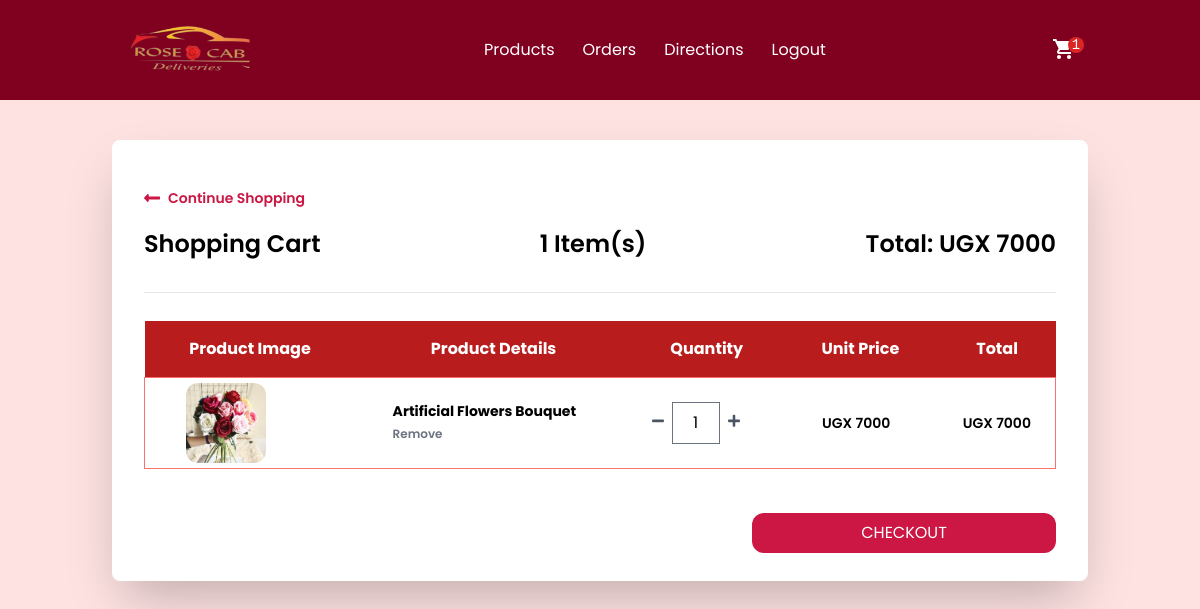
/cart/ (signed in), run on the app's committed database.
### order/models.py (models this page shows, shortened)
class Order(models.Model):
    PAYMENT_CHOICES = (("cash", "cash"), ("online", "online"))
    DELIVERY_CHOICES = (("delivery", "delivery"), ("carryout", "carryout"))
    transaction_id = models.UUIDField(
        primary_key=True, default=uuid.uuid4, editable=True
    )
    customer = models.ForeignKey(Customer, on_delete=models.CASCADE)
    STATUS =(
        ('Pending','Pending'),
        ('Order Confirmed','Order Confirmed'),
        ('Out for Delivery','Out for Delivery'),
        ('Delivered','Delivered'),
    )
    status=models.CharField(max_length=50,null=True,choices=STATUS,default='Pending')
    date_ordered = models.DateTimeField(auto_now_add=True)
    date_modified = models.DateTimeField(auto_now=True)
    complete = models.BooleanField(default=False)
    date_completed = models.DateTimeField(null=True, blank=True)
    paid = models.BooleanField(default=False)
    payment_method = models.CharField(max_length=10, choices=PAYMENT_CHOICES)
    delivery_method = models.CharField(max_length=10, choices=DELIVERY_CHOICES)
    shipping = models.ForeignKey(
        "ShippingAddress", on_delete=models.SET_NULL, blank=True, null=True
    )
    pickup = models.ForeignKey(
        "PickUpDetail", on_delete=models.SET_NULL, blank=True, null=True
    )
    coupon = models.ForeignKey(
        "Coupon", on_delete=models.SET_NULL, blank=True, null=True
    )
    email = models.EmailField(max_length=70, null=True, blank=True)
    phone = models.CharField(max_length=20, null=True, blank=True)
    @property
    def get_cart_subtotal(self):
        order_items = self.orderitem_set.all()
        total = sum([item.get_total for item in order_items])
        return total
    get_cart_subtotal.fget.short_description = "Subtotal"
    @property
    def get_cart_total(self):
        total = self.get_cart_subtotal
        if self.coupon:
            total = total - self.get_coupon_value
        return total
    get_cart_total.fget.short_description = "Total"
    @property
    def get_cart_items(self):
        order_items = self.orderitem_set.all()
        total = sum([item.quantity for item in order_items])
        return total
    get_cart_items.fget.short_description = "# Items"
    @property
    def get_coupon_value(self):
        if self.coupon:
            if self.coupon.discount_type == "Percent":
                coupon_value = round(
                    self.get_cart_subtotal * self.coupon.discount_amount / 100, 2
                )
            else:
                coupon_value = self.coupon.discount_amount
        else:
            coupon_value = None
        return coupon_value
    get_coupon_value.fget.short_description = "Coupon"

class OrderItem(models.Model):
    product = models.ForeignKey(Product, on_delete=models.CASCADE)
    order = models.ForeignKey(Order, on_delete=models.CASCADE)
    variation = models.ForeignKey(
        ProductVariant, on_delete=models.SET_NULL, blank=True, null=True
    )
    quantity = models.IntegerField(default=0)
    date_added = models.DateTimeField(auto_now_add=True)
    @property
    def get_total(self):
        if self.product.has_variants:
            total = self.variation.price * self.quantity
        else:
            total = self.product.price * self.quantity
        return total
    get_total.fget.short_description = "Total"
    def image_tag(self):
        return mark_safe(
            f'<img src="{self.product.image.url}" width="100" height="100" />'
        )
    image_tag.short_description = "Image"

### store/models.py (models this page shows, shortened)
class Product(models.Model):
    id = models.UUIDField(primary_key=True, default=uuid.uuid4, editable=False)
    name = models.CharField(max_length=100)
    price = models.DecimalField(max_digits=15, decimal_places=0, blank=True, null=True)
    desc = models.TextField(max_length=500, blank=True, null=True)
    image = models.ImageField(blank=True, upload_to="images")
    created_at = models.DateField(auto_now_add=True)
    updated_at = models.DateField(auto_now=True)
    product_category = models.ForeignKey(
        "Category", on_delete=models.CASCADE, null=True, blank=True
    )
    class Meta:
        ordering = ("product_category",)
    def image_tag(self):  # pragma: no cover
        if self.image:
            return mark_safe(f'<img src="{self.image.url}" width="100" height="100" />')
    image_tag.short_description = "Image"
    @property
    def has_variants(self):
        if self.productvariant_set.count() > 0:
            return True
        else:
            return False

### order/views.py (the view)
# urls.py: path("cart/", views.cart, name="cart"),
def cart(request):
    try:
        customer = get_customer_or_guest(request)
    except:
        return redirect("store:products")
    customer_order = Order.objects.filter(customer=customer, complete=False)
    if customer_order.exists():
        customer_items = OrderItem.objects.filter(order_id__in=customer_order).order_by(
            "product__name", "-variation__size"
        )
        customer_order = customer_order[0]
    else:
        customer_order, customer_items = None, None
    context = {
        "order": customer_order,
        "items": customer_items,
    }
    return render(request, "order/cart.html", context)

### order/views.py (called while the page is built)
def get_customer_or_guest(request):
    if request.user.is_authenticated:
        customer = request.user.customer
    else:
        customer, created = Customer.objects.get_or_create(
            device=request.COOKIES["device"]
        )
    return customer

### store/context_processors.py (called while the page is built, shortened)
def get_cart_quantity(request):
    if request.user.is_authenticated:
        try:
            customer = request.user.customer
        except:
            number_of_items = 0
    try:
        customer_order = Order.objects.filter(customer=customer, complete=False)[0]
        number_of_items = customer_order.get_cart_items
    except:
        number_of_items = 0
    return {"cart_quantity": number_of_items}

### templates/order/cart.html (shortened to what this page needs)
{% extends "store/navbar.html" %}
{%load static%}
  {% block content %}
  {% if not items %}
  <div class="container mx-auto mt-10">
    <div class="w-full bg-white p-10 text-center">
      <h2 class="font-bold">Your cart is empty</h2>
      <div>
        <a id="links" href="{% url 'store:products' %}" class="flex font-semibold text-sm my-5 w-1/4">
          <svg class="fill-current mr-2 w-4" viewBox="0 0 448 512">
            <path
              d="M134.059 296H436c6.627 0 12-5.373 12-12v-56c0-6.627-5.373-12-12-12H134.059v-46.059c0-21.382-25.851-32.09-40.971-16.971L7.029 239.029c-9.373 9.373-9.373 24.569 0 33.941l86.059 86.059c15.119 15.119 40.971 4.411 40.971-16.971V296z" />
          </svg>
          Continue Shopping
        </a>
      </div>
    </div>
  </div>
  {% else %}
  <div class="container mx-auto mt-10">
    <div class="sm:px-6 w-full">
      <div class="bg-white shadow-2xl rounded-lg py-4 md:py-7 px-4 md:px-8 xl:px-10">
        <div class="flex justify-start">
          <a id="links" href="{% url 'store:products' %}" class="flex font-semibold text-sm my-5 w-1/4">
            <svg class="fill-current mr-2 w-4" viewBox="0 0 448 512">
              <path
                d="M134.059 296H436c6.627 0 12-5.373 12-12v-56c0-6.627-5.373-12-12-12H134.059v-46.059c0-21.382-25.851-32.09-40.971-16.971L7.029 239.029c-9.373 9.373-9.373 24.569 0 33.941l86.059 86.059c15.119 15.119 40.971 4.411 40.971-16.971V296z" />
            </svg>
            Continue Shopping
          </a>
        </div>
        <div class="md:flex-col flex-row items-center justify-between">
          <div class="flex flex-col sm:flex-row items-center justify-between border-b pb-8">
            <div>
              <h1 class="font-semibold text-2xl">Shopping Cart</h1>
            </div>
            <div class="md:ml-4 mt-4 md:mt-0">
              <h2 class="font-semibold text-2xl">{{order.get_cart_items}} Item(s)</h2>
            </div>
            <div class="md:ml-4 mt-4 md:mt-0">
              <h2 class="font-semibold text-2xl">Total: UGX&nbsp;{{order.get_cart_subtotal|floatformat:0}}</h2>
            </div>
          </div>
        </div>
        <div class="mt-7 overflow-x-auto">
          <table class="w-full shadow whitespace-nowrap">
            <thead
              class="border-b border-neutral-200 bg-red-700 font-medium dark:border-white/10 dark:text-neutral-800">
              <tr class="text-white">
                <th scope="col" class=" px-6 py-4">Product Image</th>
                <th scope="col" class=" px-6 py-4">Product Details</th>
                <th scope="col" class=" px-6 py-4">Quantity</th>
                <th scope="col" class=" px-6 py-4">Unit Price</th>
                <th scope="col" class=" px-6 py-4">Total</th>
              </tr>
            </thead>
            <tbody>
              {% for item in items %}
              <tr tabindex="0" class="focus:outline-none h-16 border border-red-400 hover:bg-red-50 rounded-md">
                <td>
                  <div class="ml-10 mt-1 mb-1 ">
                    <div class="w-20">
                      <img class="h-20 rounded-xl" src="{{item.product.image.url}}" alt="" />
                    </div>
                  </div>
                </td>
                <td class="">
                  <div class="flex items-center pl-5">
                    <div class="flex flex-col justify-between ml-4 flex-grow">
                      <span class="font-bold text-sm">{{ item.product.name|title }}</span>
                      <form action="{% url 'order:remove-from-cart' item.id %}" method="post">
                        <button type="submit" class="font-semibold hover:text-red-500 text-gray-500 text-xs">
                          Remove
                        </button>
                      </form>
                    </div>
                  </div>
                </td>
                <td class="pl-5">
                  <div class="flex items-center">
                    <form action="{% url 'order:reduce-product-quantity' item.pk %}" method="post">
                      <button type="submit">
                        <svg class="fill-current text-gray-600 w-3" viewBox="0 0 448 512">
                          <path
                            d="M416 208H32c-17.67 0-32 14.33-32 32v32c0 17.67 14.33 32 32 32h384c17.67 0 32-14.33 32-32v-32c0-17.67-14.33-32-32-32z" />
                        </svg>
                      </button>
                    </form>
                    <input class="quantity mx-2 border text-center w-12" type="number" value="{{item.quantity}}" min="1"
                      oninput="validity.valid||(value='');" id="{{item.pk}}" />
                    <form action="{% url 'order:increase-product-quantity' item.pk %}" method="post">
                      <button type="submit">
                      </button>
                    </form>
                  </div>
                </td>
                <td class="pl-10">
                  <h1 class="text-center w-1/5 font-semibold text-sm">
                    UGX&nbsp;{% firstof item.variation.price item.product.price|floatformat:0 %}
                  </h1>
                </td>
                <td class="pl-6">
                  <span class="text-center w-1/5 font-semibold text-sm">UGX&nbsp;{{item.get_total|floatformat:0}}</span>
                </td>
              </tr>
              {% endfor %}
            </tbody>
          </table>
        </div>
        <br>
        <div class="mt-5">
          <form action="{% url 'order:checkout' %}" method="POST">
            <button id="add-cart-btn"
              type="submit"
              class="rounded-xl w-1/3 py-2 mt-2 uppercase flex items-center justify-center ml-auto"
            >
              Checkout
            </button>
          </form>
        </div>
      </div>
    </div>
  </div>
  {% endif %}
  {% endblock %}

### store/static/store/src/styles.css (style rules this page uses)
html { line-height: 1.5; -webkit-text-size-adjust: 100%; -moz-tab-size: 4; -o-tab-size: 4; tab-size: 4; font-family: ui-sans-serif, system-ui, -apple-system, BlinkMacSystemFont, "Segoe UI", Roboto, "Helvetica Neue", Arial, "Noto Sans", sans-serif, "Apple Color Emoji", "Segoe UI Emoji", "Segoe UI Symbol", "Noto Color Emoji"; font-feature-settings: normal; }
body { margin: 0; line-height: inherit; }
h1, h2, h3, h4, h5, h6 { font-size: inherit; font-weight: inherit; }
a { color: inherit; text-decoration: inherit; }
table { text-indent: 0; border-color: inherit; border-collapse: collapse; }
button, input, optgroup, select, textarea { font-family: inherit; font-size: 100%; font-weight: inherit; line-height: inherit; color: inherit; margin: 0; padding: 0; }
button, select { text-transform: none; }
button, [type='button'], [type='reset'], [type='submit'] { -webkit-appearance: button; background-color: transparent; background-image: none; }
blockquote, dl, dd, h1, h2, h3, h4, h5, h6, hr, figure, p, pre { margin: 0; }
input::placeholder, textarea::placeholder { opacity: 1; color: #9CA3AF; }
button, [role="button"] { cursor: pointer; }
img, svg, video, canvas, audio, iframe, embed, object { display: block; vertical-align: middle; }
img, video { max-width: 100%; height: auto; }
[type='text'],[type='email'],[type='url'],[type='password'],[type='number'],[type='date'],[type='datetime-local'],[type='month'],[type='search'],[type='tel'],[type='time'],[type='week'],[multiple],textarea,select { -webkit-appearance: none; -moz-appearance: none; appearance: none; background-color: #fff; border-color: #6B7280; border-width: 1px; border-radius: 0px; padding-top: 0.5rem; padding-right: 0.75rem; padding-bottom: 0.5rem; padding-left: 0.75rem; font-size: 1rem; line-height: 1.5rem; --tw-shadow: 0 0 #0000; }
input::placeholder,textarea::placeholder { color: #6B7280; opacity: 1; }
.container { width: 100%; }
@media (min-width: 640px) { .container { max-width: 640px; } }
@media (min-width: 768px) { .container { max-width: 768px; } }
@media (min-width: 1024px) { .container { max-width: 1024px; } }
.m-0 { margin: 0px; }
.mx-2 { margin-left: 0.5rem; margin-right: 0.5rem; }
.my-5 { margin-top: 1.25rem; margin-bottom: 1.25rem; }
.mx-auto { margin-left: auto; margin-right: auto; }
.ml-auto { margin-left: auto; }
.mt-5 { margin-top: 1.25rem; }
.mt-2 { margin-top: 0.5rem; }
.mr-2 { margin-right: 0.5rem; }
.mb-1 { margin-bottom: 0.25rem; }
.mt-10 { margin-top: 2.5rem; }
.ml-4 { margin-left: 1rem; }
.mt-1 { margin-top: 0.25rem; }
.flex { display: flex; }
.h-20 { height: 5rem; }
.w-full { width: 100%; }
.w-4 { width: 1rem; }
.w-1\/3 { width: 33.333333%; }
.w-1\/4 { width: 25%; }
.w-1\/5 { width: 20%; }
.w-20 { width: 5rem; }
.w-3 { width: 0.75rem; }
.w-12 { width: 3rem; }
.flex-grow { flex-grow: 1; }
.flex-col { flex-direction: column; }
.items-center { align-items: center; }
.justify-start { justify-content: flex-start; }
.justify-center { justify-content: center; }
.justify-between { justify-content: space-between; }
.rounded-lg { border-radius: 0.5rem; }
.rounded-xl { border-radius: 0.75rem; }
.rounded-md { border-radius: 0.375rem; }
.border { border-width: 1px; }
.border-b { border-bottom-width: 1px; }
.bg-white { --tw-bg-opacity: 1; background-color: rgb(255 255 255 / var(--tw-bg-opacity)); }
.fill-current { fill: currentColor; }
.p-0 { padding: 0px; }
.py-2 { padding-top: 0.5rem; padding-bottom: 0.5rem; }
.px-4 { padding-left: 1rem; padding-right: 1rem; }
.px-6 { padding-left: 1.5rem; padding-right: 1.5rem; }
.pb-8 { padding-bottom: 2rem; }
.text-center { text-align: center; }
.text-2xl { font-size: 1.5rem; line-height: 2rem; }
.text-sm { font-size: 0.875rem; line-height: 1.25rem; }
.text-xs { font-size: 0.75rem; line-height: 1rem; }
.font-semibold { font-weight: 600; }
.font-bold { font-weight: 700; }
.font-medium { font-weight: 500; }
.uppercase { text-transform: uppercase; }
.text-gray-600 { --tw-text-opacity: 1; color: rgb(75 85 99 / var(--tw-text-opacity)); }
.text-gray-500 { --tw-text-opacity: 1; color: rgb(107 114 128 / var(--tw-text-opacity)); }
.text-white { --tw-text-opacity: 1; color: rgb(255 255 255 / var(--tw-text-opacity)); }

### templates/store/navbar.html (style rules this page uses)
body { font-family: "Poppins", sans-serif; }
#add-cart-btn { background-color: rgb(204, 22, 67); color: white; border: none; font-size: 16px; transition: transform 0.6s; }
#links { color:rgb(204, 22, 67); }

### data on the page
Order: get_cart_items "1", get_cart_subtotal "7000"
OrderItem: product.image (picture), product.name "Artificial Flowers Bouquet", quantity "1", variation+product "7000", get_total "7000"

### other printed values
{{ cart_quantity }} "1"
